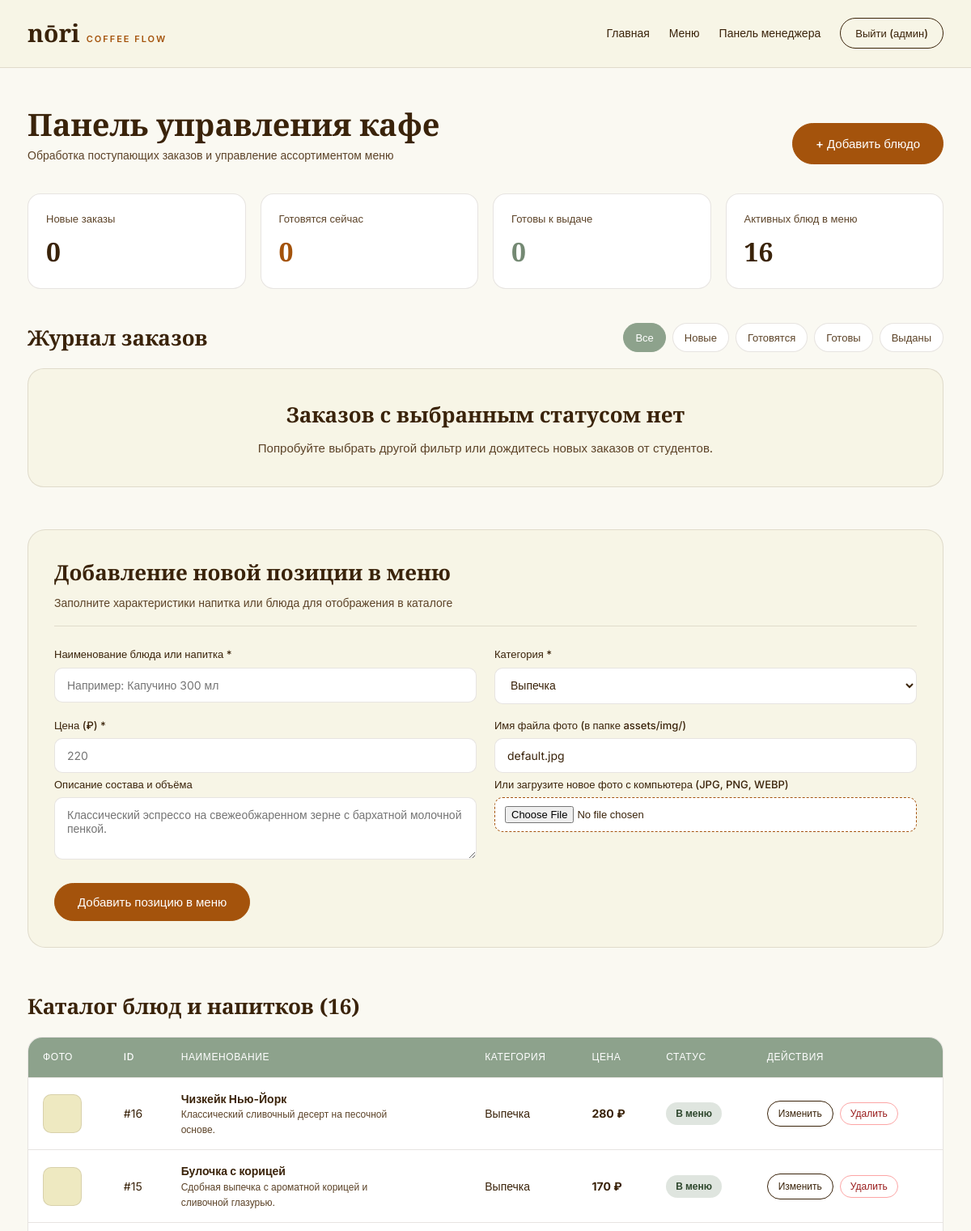
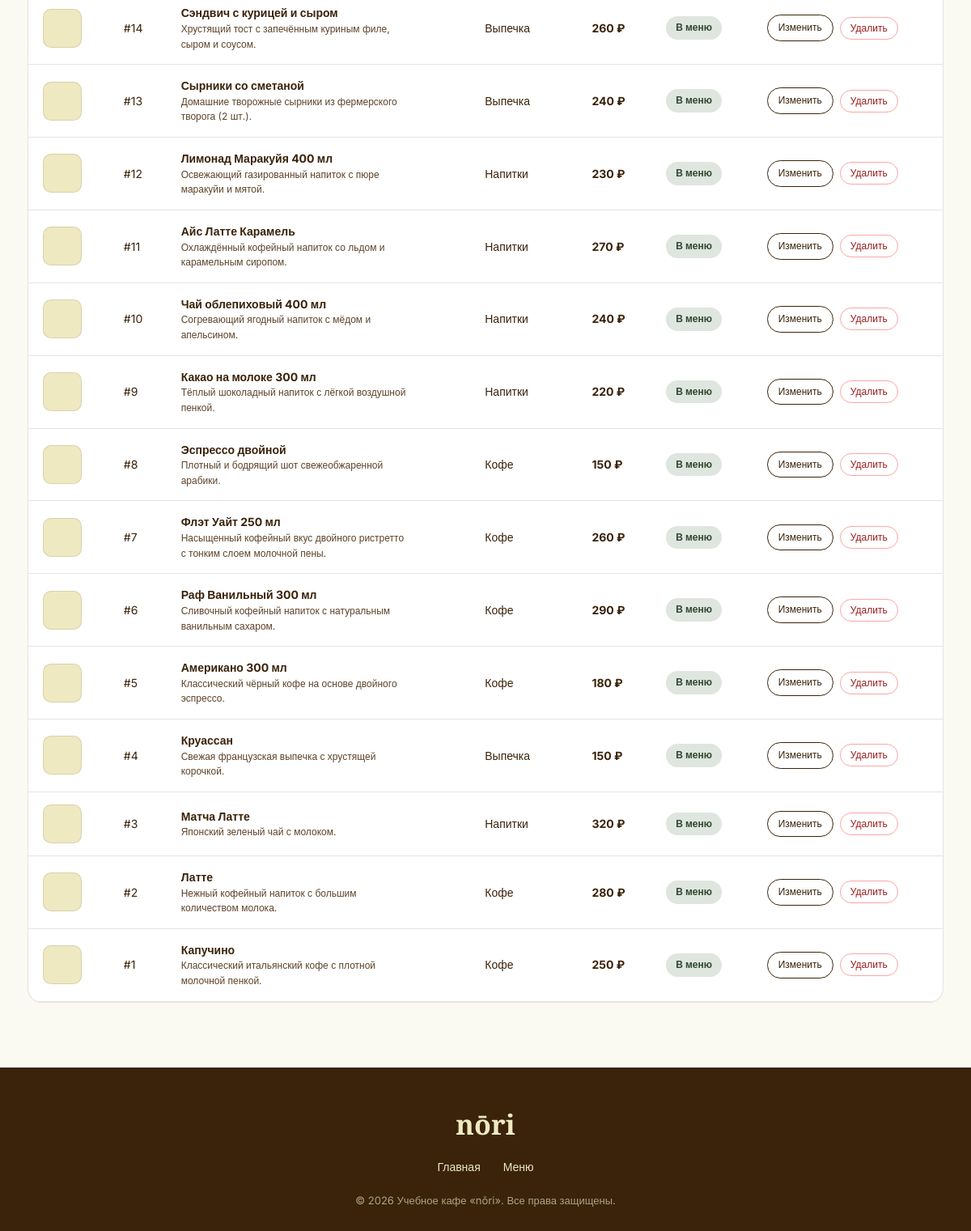
The page /admin.php (signed in) on the database its author committed (2 pictures, top to bottom).
### tables this page shows
CREATE TABLE `menu_items` (
  `id` int NOT NULL,
  `category_id` int NOT NULL,
  `title` varchar(150) NOT NULL,
  `description` text,
  `price` decimal(10,2) NOT NULL,
  `image` varchar(255) DEFAULT 'default.jpg',
  `is_available` tinyint(1) DEFAULT '1'
);

CREATE TABLE `categories` (
  `id` int NOT NULL,
  `name` varchar(100) NOT NULL,
  `sort_order` int NOT NULL DEFAULT '0'
);

### admin.php (the view, shortened to what this page needs)
<?php
include 'includes/header.php';
$statusFilter = $_GET['order_status'] ?? '';
$allowedFilterStatuses = ['new', 'cooking', 'ready', 'completed', 'cancelled'];
if (in_array($statusFilter, $allowedFilterStatuses, true)) {
    $stmtOrders = $pdo->prepare("
        SELECT o.*, u.login, u.first_name, u.last_name, u.phone
        FROM orders o
        JOIN users u ON o.user_id = u.id
        WHERE o.status = ?
        ORDER BY o.created_at DESC
    ");
    $stmtOrders->execute([$statusFilter]);
    $orders = $stmtOrders->fetchAll();
} else {
    $orders = $pdo->query("
        SELECT o.*, u.login, u.first_name, u.last_name, u.phone
        FROM orders o
        JOIN users u ON o.user_id = u.id
        ORDER BY o.created_at DESC
    ")->fetchAll();
}
$items = $pdo->query("
    SELECT m.*, c.name AS category_name
    FROM menu_items m
    JOIN categories c ON m.category_id = c.id
    ORDER BY m.is_available DESC, c.sort_order ASC, m.id DESC
")->fetchAll();
$categories = $pdo->query("SELECT * FROM categories ORDER BY sort_order ASC, name ASC")->fetchAll();
$statsNew     = (int)$pdo->query("SELECT COUNT(*) FROM orders WHERE status = 'new'")->fetchColumn();
$statsCooking = (int)$pdo->query("SELECT COUNT(*) FROM orders WHERE status = 'cooking'")->fetchColumn();
$statsReady   = (int)$pdo->query("SELECT COUNT(*) FROM orders WHERE status = 'ready'")->fetchColumn();
$statsMenu    = (int)$pdo->query("SELECT COUNT(*) FROM menu_items WHERE is_available = 1")->fetchColumn();
$editItem = null;
?>
<section class="container admin-page">
    <div class="section-header">
        <div>
            <h1>Панель управления кафе</h1>
            <p class="section-sub">Обработка поступающих заказов и управление ассортиментом меню</p>
        </div>
        <a href="#item-form-section" class="btn-primary">+ Добавить блюдо</a>
    </div>
    <div class="admin-kpi-grid">
        <div class="kpi-card">
            <span class="kpi-label">Новые заказы</span>
            <strong class="kpi-value"><?= $statsNew ?></strong>
        </div>
        <div class="kpi-card">
            <span class="kpi-label">Готовятся сейчас</span>
            <strong class="kpi-value kpi-terra"><?= $statsCooking ?></strong>
        </div>
        <div class="kpi-card">
            <span class="kpi-label">Готовы к выдаче</span>
            <strong class="kpi-value kpi-sage"><?= $statsReady ?></strong>
        </div>
        <div class="kpi-card">
            <span class="kpi-label">Активных блюд в меню</span>
            <strong class="kpi-value"><?= $statsMenu ?></strong>
        </div>
    </div>
    <div class="admin-block-head">
        <h2 class="admin-subtitle">Журнал заказов</h2>
        <div class="status-pills">
            <a href="admin.php" class="pill <?= $statusFilter === '' ? 'active' : '' ?>">Все</a>
            <a href="admin.php?order_status=new" class="pill <?= $statusFilter === 'new' ? 'active' : '' ?>">Новые</a>
            <a href="admin.php?order_status=cooking" class="pill <?= $statusFilter === 'cooking' ? 'active' : '' ?>">Готовятся</a>
            <a href="admin.php?order_status=ready" class="pill <?= $statusFilter === 'ready' ? 'active' : '' ?>">Готовы</a>
            <a href="admin.php?order_status=completed" class="pill <?= $statusFilter === 'completed' ? 'active' : '' ?>">Выданы</a>
        </div>
    </div>
    <?php if (empty($orders)): ?>
        <div class="empty-box" style="padding: 36px 20px;">
            <h3>Заказов с выбранным статусом нет</h3>
            <p style="margin-bottom: 0;">Попробуйте выбрать другой фильтр или дождитесь новых заказов от студентов.</p>
        </div>
    <?php endif; ?>
    <div id="item-form-section" class="crud-card-wrapper">
        <div class="crud-card-head">
            <div>
                <h2 class="admin-subtitle" style="margin: 0;">
                    <?= $editItem ? 'Редактирование позиции #' . (int)$editItem['id'] . ' — «' . htmlspecialchars($editItem['title']) . '»' : 'Добавление новой позиции в меню' ?>
                </h2>
                <p class="section-sub">Заполните характеристики напитка или блюда для отображения в каталоге</p>
            </div>
        </div>
        <form method="POST" enctype="multipart/form-data" class="crud-form">
            <div class="crud-grid">
                <div>
                    <label class="field-label" for="item-title">Наименование блюда или напитка *</label>
                    <input id="item-title" type="text" name="title"
                           value="<?= htmlspecialchars($editItem['title'] ?? '') ?>"
                           placeholder="Например: Капучино 300 мл" required>
                </div>
                <div>
                    <label class="field-label" for="item-cat">Категория *</label>
                    <select id="item-cat" name="category_id" required>
                        <?php foreach ($categories as $cat): ?>
                            <option value="<?= (int)$cat['id'] ?>" <?= (isset($editItem['category_id']) && (int)$editItem['category_id'] === (int)$cat['id']) ? 'selected' : '' ?>>
                                <?= htmlspecialchars($cat['name']) ?>
                            </option>
                        <?php endforeach; ?>
                    </select>
                </div>
                <div>
                    <label class="field-label" for="item-price">Цена (₽) *</label>
                    <input id="item-price" type="number" step="0.01" min="1" name="price"
                           value="<?= htmlspecialchars($editItem['price'] ?? '') ?>"
                           placeholder="220" required>
                </div>
                <div>
                    <label class="field-label" for="item-image">Имя файла фото (в папке assets/img/)</label>
                    <input id="item-image" type="text" name="image"
                           value="<?= htmlspecialchars($editItem['image'] ?? 'default.jpg') ?>"
                           placeholder="cappuccino.jpg">
                </div>
            </div>
            <div class="crud-grid" style="margin-top: 4px;">
                <div>
                    <label class="field-label" for="item-desc">Описание состава и объёма</label>
                    <textarea id="item-desc" name="description" rows="3" placeholder="Классический эспрессо на свежеобжаренном зерне с бархатной молочной пенкой."><?= htmlspecialchars($editItem['description'] ?? '') ?></textarea>
                </div>
                <div>
                    <label class="field-label" for="item-file">Или загрузите новое фото с компьютера (JPG, PNG, WEBP)</label>
                    <input id="item-file" type="file" name="image_file" accept=".jpg,.jpeg,.png,.webp" class="file-input">
                </div>
            </div>
            <div class="crud-actions">
                <?php if ($editItem): ?>
                    <button type="submit" name="edit_item" class="btn-primary">Сохранить изменения</button>
                    <a href="admin.php#catalog-section" class="btn-outline">Отменить редактирование</a>
                <?php else: ?>
                    <button type="submit" name="create_item" class="btn-primary">Добавить позицию в меню</button>
                <?php endif; ?>
            </div>
        </form>
    </div>
    <div id="catalog-section" class="admin-block-head" style="margin-top: 52px;">
        <h2 class="admin-subtitle" style="margin: 0;">Каталог блюд и напитков (<?= count($items) ?>)</h2>
    </div>
    <div class="table-wrap">
        <table class="admin-table">
            <thead>
                <tr>
                    <th>Фото</th>
                    <th>ID</th>
                    <th>Наименование</th>
                    <th>Категория</th>
                    <th>Цена</th>
                    <th>Статус</th>
                    <th>Действия</th>
                </tr>
            </thead>
            <tbody>
                <?php foreach ($items as $i): ?>
                <tr class="<?= !(int)$i['is_available'] ? 'row-muted' : '' ?>">
                    <td>
                        <div class="table-thumb" style="background-image: url('/cofee_up/assets/img/<?= htmlspecialchars($i['image'] ?: 'default.jpg') ?>');"></div>
                    </td>
                    <td>#<?= (int)$i['id'] ?></td>
                    <td>
                        <strong><?= htmlspecialchars($i['title']) ?></strong>
                        <?php if (!empty($i['description'])): ?>
                            <div class="muted" style="max-width: 280px;"><?= htmlspecialchars($i['description']) ?></div>
                        <?php endif; ?>
                    </td>
                    <td><?= htmlspecialchars($i['category_name']) ?></td>
                    <td><strong><?= number_format($i['price'], 0, '', ' ') ?> ₽</strong></td>
                    <td>
                        <span class="status-badge <?= $i['is_available'] ? 'status-ready' : 'status-cancelled' ?>">
                            <?= $i['is_available'] ? 'В меню' : 'Скрыто' ?>
                        </span>
                    </td>
                    <td>
                        <div class="inline-form">
                            <a href="admin.php?edit=<?= (int)$i['id'] ?>#item-form-section" class="btn-outline btn-xs">Изменить</a>
                            <form method="POST" class="inline-form" onsubmit="return confirm('Удалить позицию «<?= htmlspecialchars($i['title'], ENT_QUOTES) ?>»? Если она уже есть в заказах, она будет скрыта из меню (мягкое удаление).');">
                                <button type="submit" name="delete_item" class="btn-danger-xs">Удалить</button>
                            </form>
                        </div>
                    </td>
                </tr>
                <?php endforeach; ?>
            </tbody>
        </table>
    </div>
</section>
<?php include 'includes/footer.php'; ?>

### rows shown on the page
menu_items: id "16", title "Чизкейк Нью-Йорк", description "Классический сливочный десерт на песочной основе.", category.name "Выпечка", price "280", is_available "В меню"
menu_items: id "15", title "Булочка с корицей", description "Сдобная выпечка с ароматной корицей и сливочной глазурью.", category.name "Выпечка", price "170", is_available "В меню"
menu_items: id "14", title "Сэндвич с курицей и сыром", description "Хрустящий тост с запечённым куриным филе, сыром и соусом.", category.name "Выпечка", price "260", is_available "В меню"
menu_items: id "13", title "Сырники со сметаной", description "Домашние творожные сырники из фермерского творога (2 шт.).", category.name "Выпечка", price "240", is_available "В меню"
menu_items: id "12", title "Лимонад Маракуйя 400 мл", description "Освежающий газированный напиток с пюре маракуйи и мятой.", category.name "Напитки", price "230", is_available "В меню"
menu_items: id "11", title "Айс Латте Карамель", description "Охлаждённый кофейный напиток со льдом и карамельным сиропом.", category.name "Напитки", price "270", is_available "В меню"
menu_items: id "10", title "Чай облепиховый 400 мл", description "Согревающий ягодный напиток с мёдом и апельсином.", category.name "Напитки", price "240", is_available "В меню"
menu_items: id "9", title "Какао на молоке 300 мл", description "Тёплый шоколадный напиток с лёгкой воздушной пенкой.", category.name "Напитки", price "220", is_available "В меню"
menu_items: id "8", title "Эспрессо двойной", description "Плотный и бодрящий шот свежеобжаренной арабики.", category.name "Кофе", price "150", is_available "В меню"
menu_items: id "7", title "Флэт Уайт 250 мл", description "Насыщенный кофейный вкус двойного ристретто с тонким слоем молочной пены.", category.name "Кофе", price "260", is_available "В меню"
menu_items: id "6", title "Раф Ванильный 300 мл", description "Сливочный кофейный напиток с натуральным ванильным сахаром.", category.name "Кофе", price "290", is_available "В меню"
menu_items: id "5", title "Американо 300 мл", description "Классический чёрный кофе на основе двойного эспрессо.", category.name "Кофе", price "180", is_available "В меню"
menu_items: id "4", title "Круассан", description "Свежая французская выпечка с хрустящей корочкой.", category.name "Выпечка", price "150", is_available "В меню"
menu_items: id "3", title "Матча Латте", description "Японский зеленый чай с молоком.", category.name "Напитки", price "320", is_available "В меню"
menu_items: id "2", title "Латте", description "Нежный кофейный напиток с большим количеством молока.", category.name "Кофе", price "280", is_available "В меню"
menu_items: id "1", title "Капучино", description "Классический итальянский кофе с плотной молочной пенкой.", category.name "Кофе", price "250", is_available "В меню"

### other values the page prints
$_SESSION['first_name'] "админ"
$statsNew "0"
$statsCooking "0"
$statsReady "0"
$statsMenu "16"
count($items) "16"
form field category_id "Выпечка"
